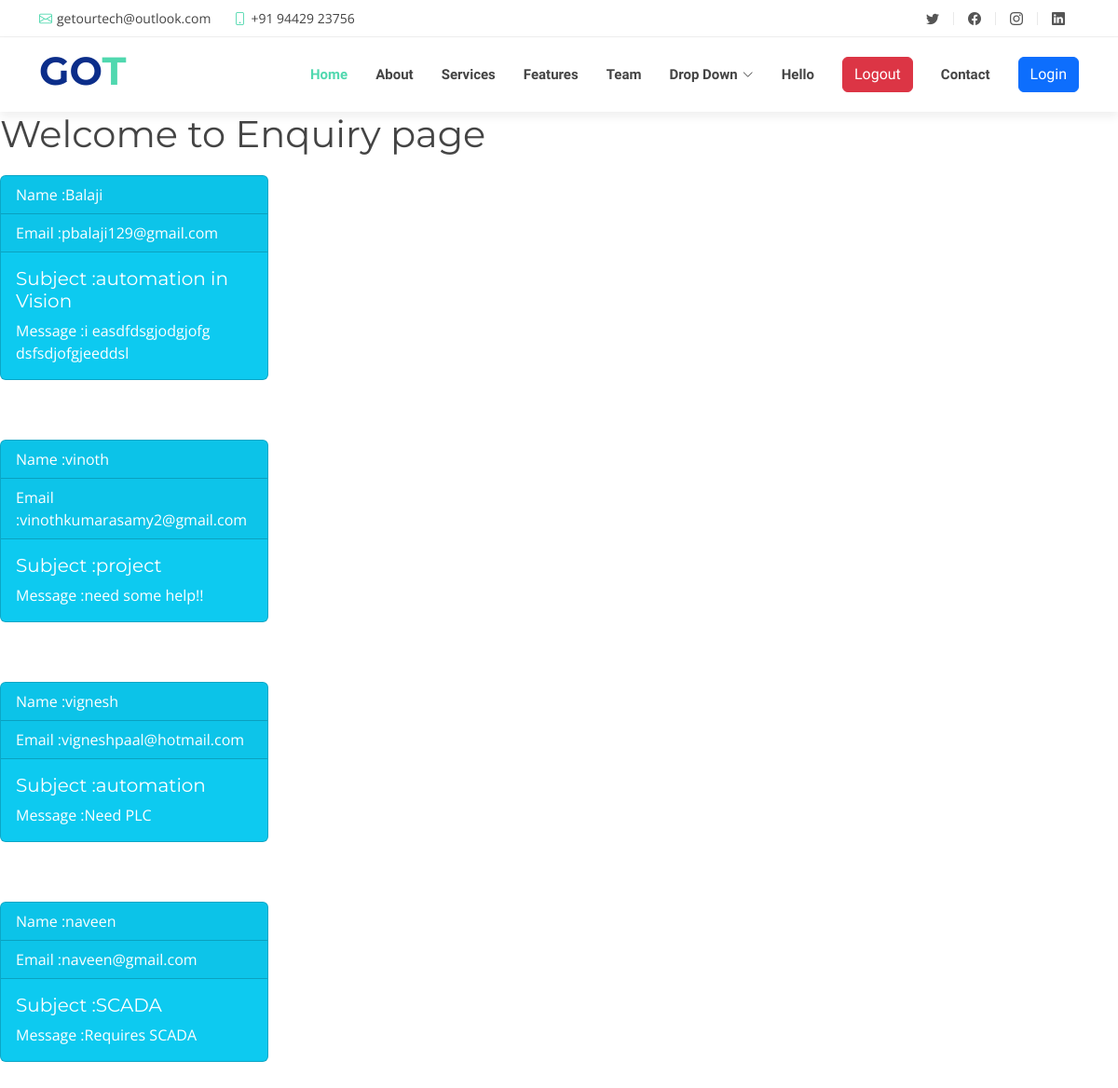
The page /enquiry_detail/ on the database its author committed.
### user/models.py (models this page shows, shortened)
class Enquiry(models.Model):
  name = models.CharField(max_length=255)
  email =models.EmailField()
  subject=models.CharField(max_length=255)
  message =models.TextField()
  post_on =models.DateTimeField(auto_now_add=True)

### home/views.py (the view)
# urls.py: path('enquiry_detail/',views.enquiry_detail,name='enquiry_detail'),
def enquiry_detail(request):
    enquirydata =Enquiry.objects.all()
    context={'title':"Enquiry page", 'enquirydata':enquirydata}
    return render(request,'home/enquiry.html',context)

### templates/home/enquiry.html (shortened to what this page needs)
{%extends 'base.html'%}
{% block main %}
<h1> Welcome to  Enquiry page</h1>
{%for n in enquirydata%}
<div class="card text-white bg-info mb-3" style="max-width: 18rem;">
    <div class="card-header">Name :{{n.name}}</div>
    <div class="card-header">Email :{{n.email}}</div>
    <div class="card-body">
      <h5 class="card-title">Subject :{{n.subject}}</h5>
      <p class="card-text">Message :{{n.message}}</p>
    </div>
</div>
    <br>
    <br>
{%endfor%}
{% endblock main %}

### static/assets/css/style.css (style rules this page uses)
body { background: #fff; color: #444; font-family: "Open Sans", sans-serif; }
p { padding: 0; margin: 0 0 30px 0; }
h1, h2, h3, h4, h5, h6 { font-family: "Montserrat", sans-serif; font-weight: 400; margin: 0 0 20px 0; padding: 0; }

### rows shown on the page
Enquiry: name "Balaji", email "pbalaji129@gmail.com", subject "automation in Vision", message "i easdfdsgjodgjofg dsfsdjofgjeeddsl"
Enquiry: name "vinoth", email "vinothkumarasamy2@gmail.com", subject "project", message "need some help!!"
Enquiry: name "vignesh", email "vigneshpaal@hotmail.com", subject "automation", message "Need PLC"
Enquiry: name "naveen", email "naveen@gmail.com", subject "SCADA", message "Requires SCADA"
